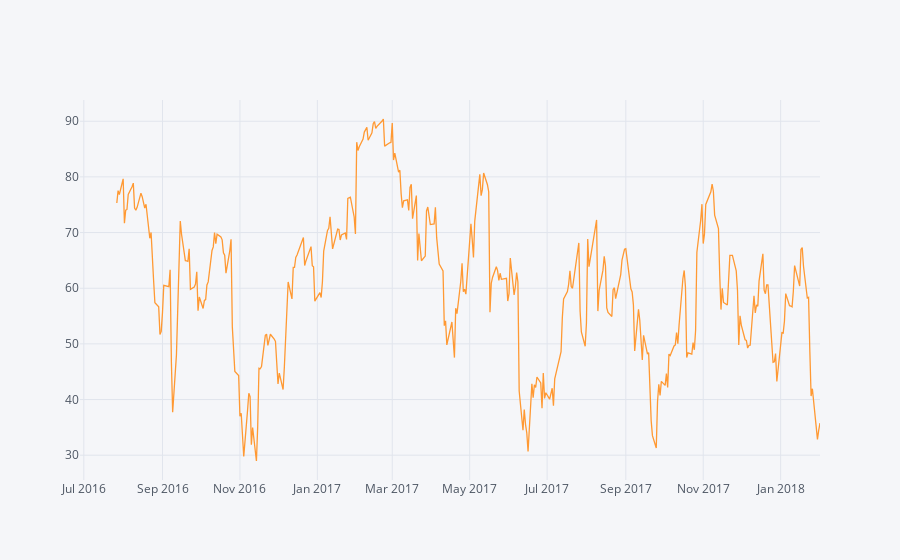

Notebook cell for this chart:
### Markdown cell above
***RSI - Relative Strength Index (RSI)*** is a momentum oscillator that measures the speed and change of price movements.
RSI oscillates between zero and 100.
RSI is considered **overbought when above 70** and **oversold when below 30**.

### Code cell
data['rsi'].iplot()

### Figure 1 — Plotly figure (JSON) as saved in the notebook; plotly's stock layout.template omitted (floating-point values rounded to 4 significant figures; data arrays with more than 128 entries replaced by an {"elided": "..."} marker saying what was removed)
{"data": [{"line": {"color": "rgba(255, 153, 51, 1.0)", "dash": "solid", "width": 1.3}, "mode": "lines", "name": "rsi", "text": "", "type": "scatter", "x": {"elided": "403 str values"}, "y": {"elided": "403 mixed values"}}], "layout": {"legend": {"bgcolor": "#F5F6F9", "font": {"color": "#4D5663"}}, "paper_bgcolor": "#F5F6F9", "plot_bgcolor": "#F5F6F9", "titlefont": {"color": "#4D5663"}, "xaxis1": {"gridcolor": "#E1E5ED", "showgrid": true, "tickfont": {"color": "#4D5663"}, "title": "", "titlefont": {"color": "#4D5663"}, "zerolinecolor": "#E1E5ED"}, "yaxis1": {"gridcolor": "#E1E5ED", "showgrid": true, "tickfont": {"color": "#4D5663"}, "title": "", "titlefont": {"color": "#4D5663"}, "zerolinecolor": "#E1E5ED"}}}
